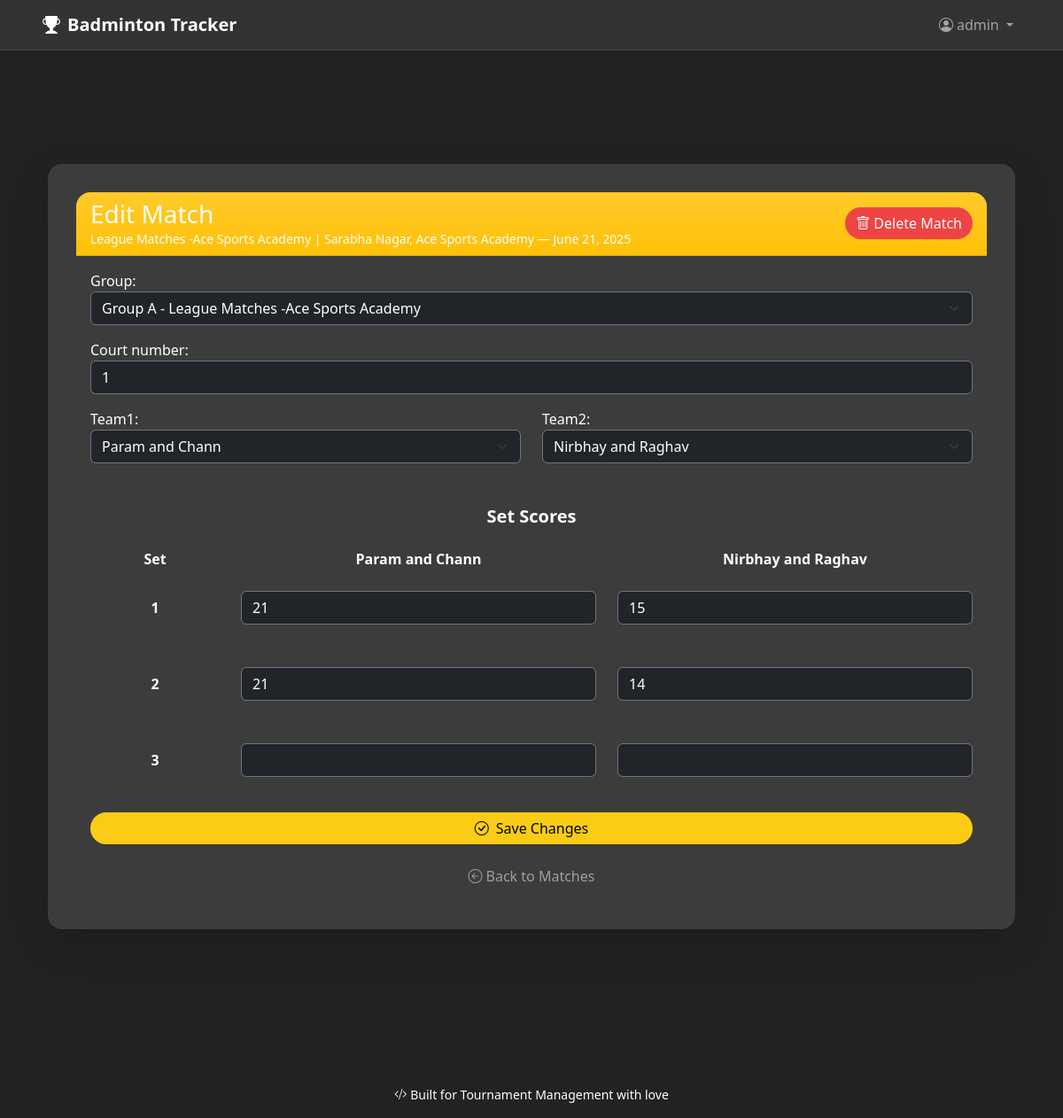
Page /badminton/tournament/3/match/6/edit/ (signed in) on the committed database.
### badminton/models.py (models this page shows, shortened)
class Tournament(models.Model):
    name = models.CharField(max_length=100)
    place = models.CharField(max_length=100)
    date = models.DateField()

class Match(models.Model):
    group = models.ForeignKey(Group, on_delete=models.CASCADE)
    court_number = models.PositiveIntegerField()
    team1 = models.ForeignKey(Team, on_delete=models.CASCADE, related_name='team1_matches')
    team2 = models.ForeignKey(Team, on_delete=models.CASCADE, related_name='team2_matches')
    set1_team1 = models.PositiveIntegerField()
    set1_team2 = models.PositiveIntegerField()
    set2_team1 = models.PositiveIntegerField(null=True, blank=True)
    set2_team2 = models.PositiveIntegerField(null=True, blank=True)
    set3_team1 = models.PositiveIntegerField(null=True, blank=True)
    set3_team2 = models.PositiveIntegerField(null=True, blank=True)
    winner = models.ForeignKey(Team, on_delete=models.SET_NULL, null=True, blank=True, related_name='matches_won')
    created_at = models.DateTimeField(auto_now_add=True)
    updated_at = models.DateTimeField(null=True, blank=True)  # Manual updates only

### badminton/views.py (the view)
# urls.py: path('tournament/<int:tournament_id>/match/<int:match_id>/edit/', views.edit_match, name='edit_match'),
@login_required
@user_passes_test(is_organiser_or_manager)
def edit_match(request, tournament_id, match_id):
    match = get_object_or_404(
        Match, id=match_id, group__tournament__id=tournament_id
    )
    tournament = get_object_or_404(Tournament, id=tournament_id)
    if request.method == 'POST':
        form = MatchForm(request.POST, instance=match, tournament=tournament)
        if form.is_valid():
            if form.has_changed():
                form.save()
            return redirect('view_matches', tournament_id=tournament.id)
    else:
        form = MatchForm(instance=match, tournament=tournament)
    return render(
        request,
        'edit_match.html',
        {
            'form': form,
            'match': match,
            'tournament': tournament,
        }
    )

### badminton/models.py (called while the page is built)
    def __str__(self):
        return f"Group {self.name} - {self.tournament.name}"

    def __str__(self):
        return self.name

### badminton/views.py (called while the page is built)
def is_organiser(user):
    return user.is_superuser or user.groups.filter(name='Tournament Organisers').exists()

def is_organiser_or_manager(user):
    return is_organiser(user) or is_manager(user)

### badminton/templates/edit_match.html (shortened to what this page needs)
{% extends 'base.html' %}
{% load widget_tweaks %}
{% load static %}
{% block content %}
<div class="container mt-5 mb-5">
  {% if perms.badminton.change_match %}
    <div class="card shadow-lg glass-card border-0 text-white rounded-4">
      <div class="card-header bg-warning bg-gradient text-white rounded-top-4 d-flex justify-content-between align-items-center">
        <div>
          <h3 class="mb-0">
            Edit Match
          </h3>
          <p class="mb-0 small">{{ tournament.name }} | {{ tournament.place }} — {{ tournament.date }}</p>
        </div>
        {% if perms.badminton.delete_match %}
          <a href="{% url 'delete_match' tournament.id match.id %}" class="btn btn-danger rounded-pill btn-delete-glow">
            <i class="bi bi-trash me-1"></i>Delete Match
          </a>
        {% endif %}
      </div>
      <div class="card-body">
        <form method="post" id="matchForm" novalidate>
          <div class="mb-3">
            {{ form.group.label_tag }}
            {{ form.group|add_class:"form-select bg-dark text-white border-secondary"|attr:"id:id_group" }}
          </div>
          <div class="mb-3">
            {{ form.court_number.label_tag }}
            {{ form.court_number|add_class:"form-control bg-dark text-white border-secondary" }}
          </div>
          <div class="row mb-4">
            <div class="col-md-6">
              {{ form.team1.label_tag }}
              {{ form.team1|add_class:"form-select bg-dark text-white border-secondary"|attr:"id:id_team1" }}
            </div>
            <div class="col-md-6">
              {{ form.team2.label_tag }}
              {{ form.team2|add_class:"form-select bg-dark text-white border-secondary"|attr:"id:id_team2" }}
            </div>
          </div>
          <div class="mt-5">
            <h5 class="text-center fw-bold mb-4">Set Scores</h5>
            <div class="row text-center fw-bold mb-2">
              <div class="col-2">Set</div>
              <div class="col-5" id="team1Name">Team 1</div>
              <div class="col-5" id="team2Name">Team 2</div>
            </div>
            {% for i in "123"|make_list %}
              <div class="row align-items-center mb-3 glass-subcard py-3 rounded-3">
                <div class="col-2 text-center"><strong>{{ i }}</strong></div>
                <div class="col-5">
                  {% if i == "1" %}{{ form.set1_team1|add_class:"form-control bg-dark text-white border-secondary" }}
                  {% elif i == "2" %}{{ form.set2_team1|add_class:"form-control bg-dark text-white border-secondary" }}
                  {% elif i == "3" %}{{ form.set3_team1|add_class:"form-control bg-dark text-white border-secondary" }}
                  {% endif %}
                </div>
                <div class="col-5">
                  {% if i == "1" %}{{ form.set1_team2|add_class:"form-control bg-dark text-white border-secondary" }}
                  {% elif i == "2" %}{{ form.set2_team2|add_class:"form-control bg-dark text-white border-secondary" }}
                  {% elif i == "3" %}{{ form.set3_team2|add_class:"form-control bg-dark text-white border-secondary" }}
                  {% endif %}
                </div>
              </div>
            {% endfor %}
          </div>
          <div class="d-grid mt-4">
            <button type="submit" class="btn btn-warning btn-glow rounded-pill">
              <i class="bi bi-check-circle me-2"></i>Save Changes
            </button>
          </div>
        </form>
        <div class="text-center mt-4">
          <a href="{% url 'view_matches' tournament.id %}" class="text-white-50 text-decoration-none">
            <i class="bi bi-arrow-left-circle me-1"></i>Back to Matches
          </a>
        </div>
      </div>
    </div>
  {% else %}
    <div class="alert alert-danger text-center mt-4">
      <strong>Access Denied:</strong> You do not have permission to edit matches.
    </div>
  {% endif %}
</div>
{% endblock %}

### badminton/templates/base.html (shortened to what this page needs)
{% load static %}
<!DOCTYPE html>
<html lang="en">
<head>
  <link href="https://cdn.jsdelivr.net/npm/bootstrap@5.3.3/dist/css/bootstrap.min.css" rel="stylesheet">
  <link rel="stylesheet" href="https://cdn.jsdelivr.net/npm/bootstrap-icons@1.10.5/font/bootstrap-icons.css">
  <link rel="stylesheet" href="{% static 'css/style.css' %}">
</head>
<body class="app-wrapper">
<nav class="navbar navbar-expand-lg navbar-dark shadow-sm sticky-top">
  <div class="container-fluid px-3 px-md-5">
    <a class="navbar-brand fw-bold" href="{% url 'tournament_list' %}">
      <i class="bi bi-trophy-fill me-2"></i>Badminton Tracker
    </a>
    <div class="collapse navbar-collapse mt-2 mt-lg-0" id="navbarContent">
      <ul class="navbar-nav ms-auto align-items-lg-center gap-2">
        {% if user.is_authenticated %}
        <li class="nav-item dropdown">
          <a class="nav-link dropdown-toggle" href="#" id="navbarDropdown" role="button"
             data-bs-toggle="dropdown" aria-expanded="false">
            <i class="bi bi-person-circle me-1"></i>{{ user.username }}
          </a>
        </li>
        {% else %}
        <li class="nav-item">
          <a class="nav-link" href="{% url 'login' %}">
            <i class="bi bi-box-arrow-in-right me-1"></i>Login
          </a>
        </li>
        {% endif %}
      </ul>
    </div>
  </div>
</nav>
<div class="container py-5">
  {% block content %}
  {% endblock %}
</div>
<footer class="text-center text-white mt-5 mb-3 small">
  <i class="bi bi-code-slash me-1"></i>Built for Tournament Management with love
</footer>
</body>
</html>

### badminton/static/css/style.css (style rules this page uses)
:root { --app-bg-color: 34,34,34; }
body { background: rgb(var(--app-bg-color)) !important; background-attachment: fixed; background-size: cover; color: white; font-family: 'Segoe UI', sans-serif; }
.btn-warning { background-color: #facc15 !important; color: #000 !important; border: none; }
.btn-danger { background-color: #ef4444 !important; color: #fff !important; border: none; }
.btn-glow { transition: all 0.2s ease-in-out; box-shadow: none; transform: none; }
nav.navbar { background-color: rgba(255, 255, 255, 0.08); backdrop-filter: blur(12px); -webkit-backdrop-filter: blur(12px); border-bottom: 1px solid rgba(255, 255, 255, 0.1); box-shadow: 0 2px 10px rgba(0, 0, 0, 0.2); }
footer { color: #ddd; text-align: center; margin-top: 2rem; }
a, a:hover { color: #ffffff; text-decoration: none; }
.container { padding-top: 2rem; padding-bottom: 2rem; }
.glass-card { background: rgba(255, 255, 255, 0.12); border-radius: 20px; box-shadow: 0 8px 32px 0 rgba(0, 0, 0, 0.25); backdrop-filter: blur(10px); -webkit-backdrop-filter: blur(10px); border: 1px solid rgba(255, 255, 255, 0.2); padding: 2rem; color: #fff; position: relative; transition: transform 0.3s ease, border 0.3s ease, box-shadow 0.3s ease; }
select.form-select option { background-color: #2c3e50; color: white; }

### rows in the picture
Tournament: name "League Matches -Ace Sports Academy", place "Sarabha Nagar, Ace Sports Academy", date "June 21, 2025"
Match: group "Group A - League Matches -Ace Sports Academy", court_number "1", team1 "Param and Chann", team2 "Nirbhay and Raghav", set1_team1 "21", set1_team2 "15", set2_team1 "21", set2_team2 "14"

### other values in the picture
{{ user.username }} "admin"
{{ i }} "1" "2" "3"
